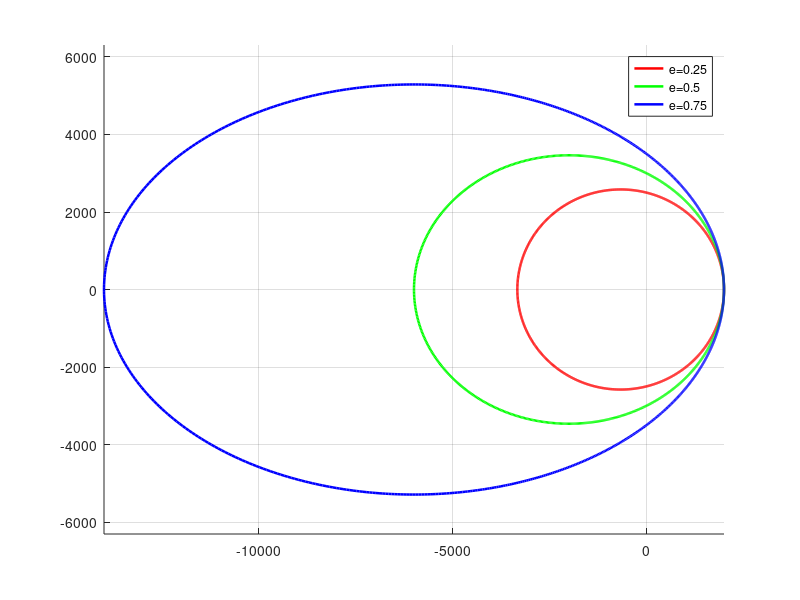

MATLAB code for this plot:
% Define constants: Evector points in i direction
G = 6.67e-11;
M_Moon = 7.35e22; % kg
RadiusMoon = 1737.4e3;
R_periapsis = 2000e3; % m
e_list = [0.25, 0.5, 0.75];
miu = G*M_Moon; % gravitational parameter

% Part 1 -> Semi-major, Apoapsis distance, Orbital eneregy, Orbital period
results = [];
figure ;
hold on;
grid on;
axis equal;
colors = ['r','g', 'b'];
theta = linspace(0,2*pi,1000);
fprintf(' e   a3 (m)   R_apoapsis (m)  E3 (j)   T3(s) \n');
for  i = 1:length(e_list)
e = e_list(i);
a = R_periapsis/(1-e);
R_apoapsis = a*(1+e);
Ep = -miu/(2*a) ;
T = 2*pi*sqrt(a^3/miu);
fprintf('%0.2f %8.2f %8.2f %1.3ef %1.3ef\n', e, a, R_apoapsis, Ep, T);
% Convert to cartesian
r = a*(1-e^2)./(1+e*cos(theta));
x = r.*cos(theta);
y = r.*sin(theta);
plot(x/1000, y/1000, colors(i), 'Linewidth', 1.8);
end
% Plot format
xlabel = ('x(km)');
ylabel = ('y (km) ' );
title = ( 'Elliptical Orbits around moon');
legend('e=0.25', 'e=0.5','e=0.75');
axis equal;



% plan to create separate function to write in command window

% here's how to set up activity
% here's what to write on the board or demonstrate
% here's what kids will need help with
